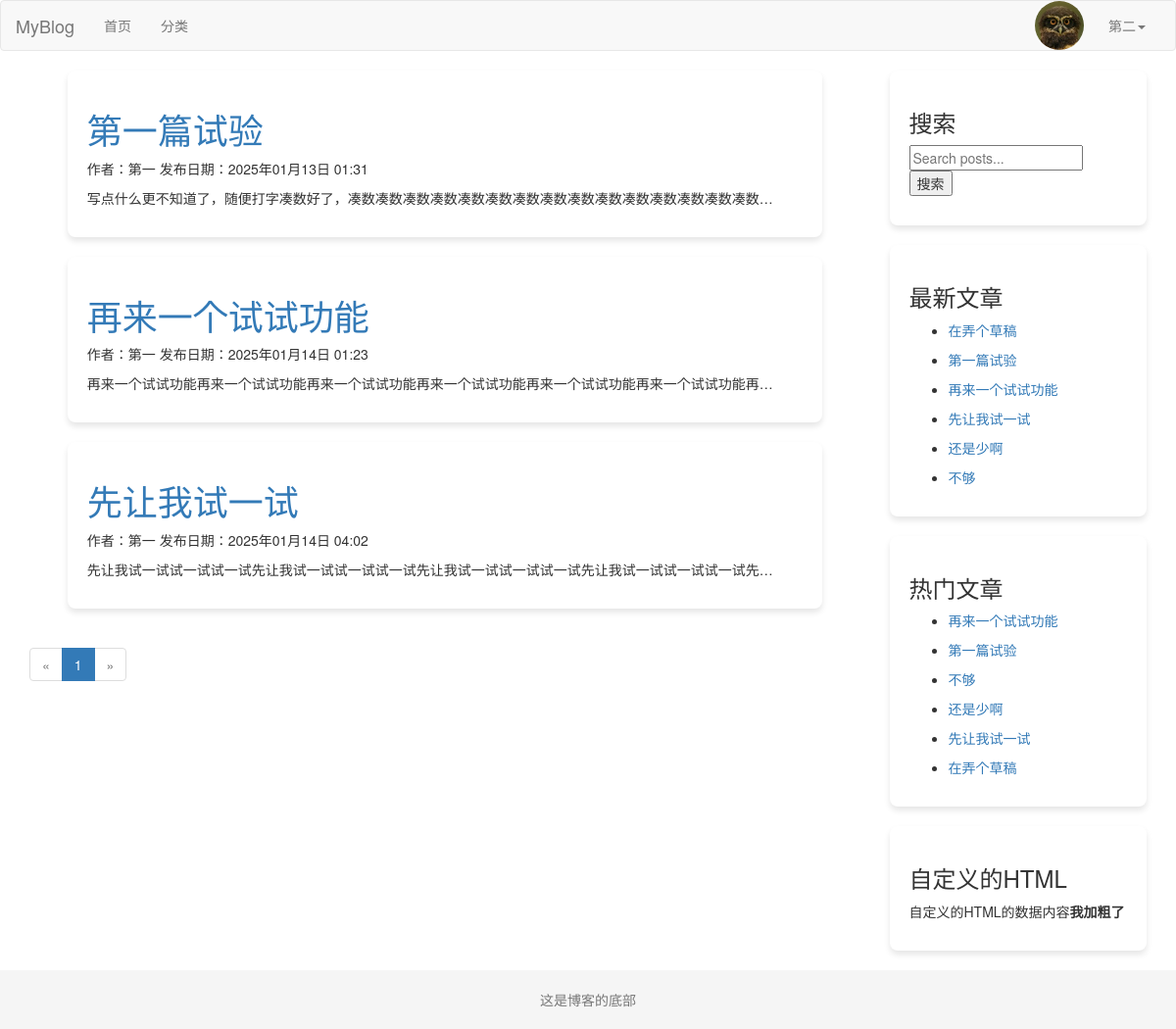
Page / (signed in) on the earlier database version.
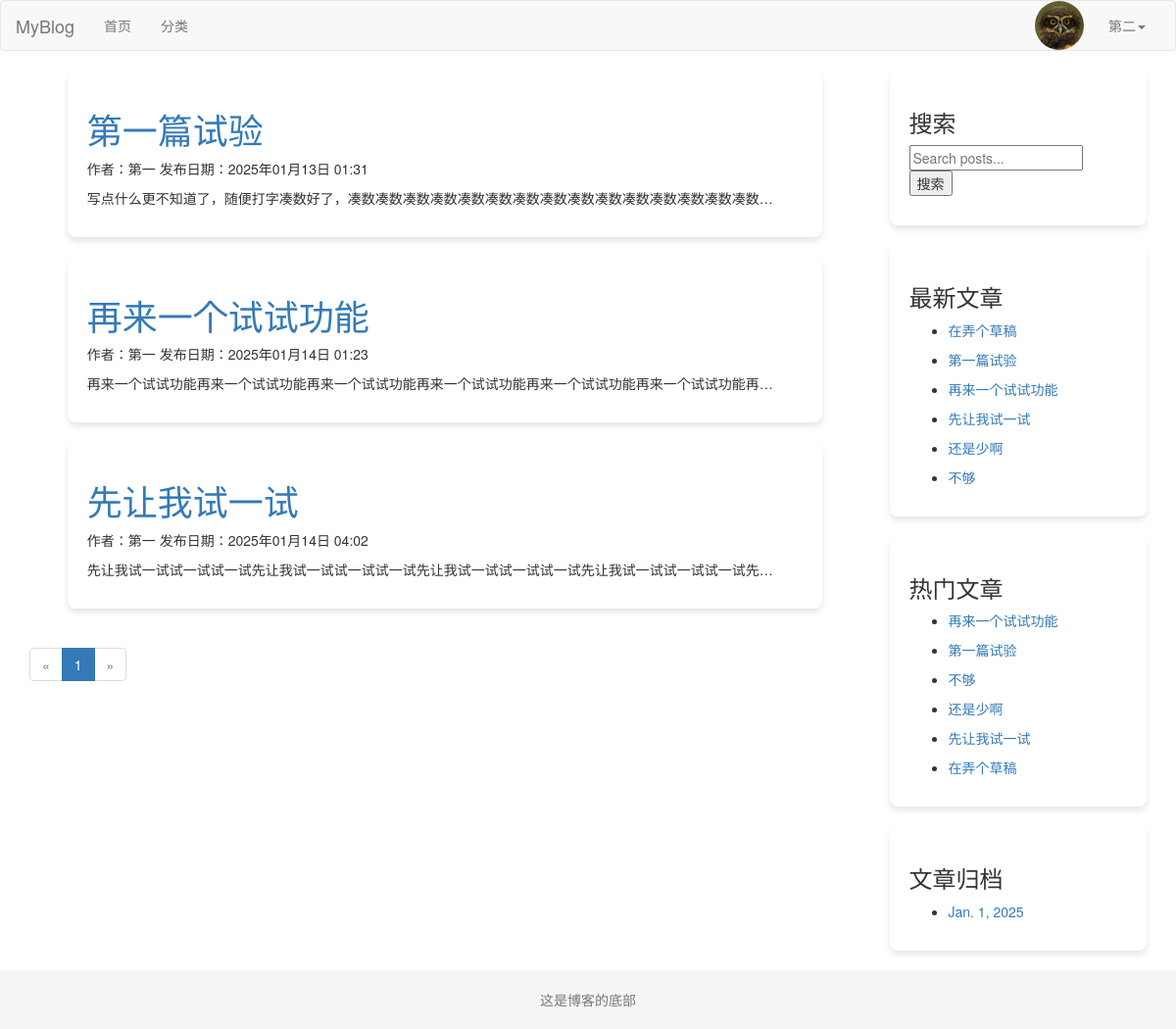
Same page on the later database version.
### blog/models.py (models this page shows, shortened)
class Post(models.Model):
    DRAFT = 'draft'
    PUBLISHED = 'published'
    STATUS_CHOICES = [
        (DRAFT, '草稿'),
        (PUBLISHED, '已发布'),
    ]
    title = models.CharField(max_length=61, verbose_name="文章标题")
    desc = models.TextField(max_length=200, blank=True, default="", verbose_name="文章描述")
    category = models.ForeignKey(Category, on_delete=models.CASCADE, verbose_name="分类")
    content = models.TextField(verbose_name="文章详情")
    tags = models.ForeignKey(Tag, on_delete=models.CASCADE, verbose_name="文章标签")
    owner = models.ForeignKey(User, on_delete=models.CASCADE, verbose_name="作者")
    is_hot=models.BooleanField(default=False, verbose_name='是否热门')
    pv=models.IntegerField(default=0,verbose_name='浏览量')
    add_date = models.DateTimeField(auto_now_add=True, verbose_name="添加时间")
    pub_date = models.DateTimeField(auto_now=True, verbose_name="修改时间")
    status = models.CharField(max_length=10, choices=STATUS_CHOICES, default=DRAFT, verbose_name="状态")
    class Meta:
        verbose_name = "文章"
        verbose_name_plural = verbose_name

class Sidebar(models.Model):
    STATUS = (
        (1,'隐藏'),
        (2,'展示')
    )
    DISPLAY_TYPE = (
        (1,'搜索'),
        (2,'最新文章'),
        (3,'最热文章'),
        (4,'最近评论'),
        (5,'文章归档'),
        (6,'HTML')
    )
    title = models.CharField(max_length=50,verbose_name='模块名称')
    display_type = models.PositiveIntegerField(default=1,choices=DISPLAY_TYPE,verbose_name="展示类型")
    content = models.CharField(max_length=500,blank=True,default='',verbose_name="内容", help_text='如果设置的不是HTML类型，可为空')
    sort = models.PositiveIntegerField(default=1,verbose_name='排序',help_text='序号越大越靠前')
    status = models.PositiveIntegerField(default=2,choices=STATUS,verbose_name='状态')
    add_date = models.DateTimeField(auto_now_add=True,verbose_name="创建时间")
    class Meta:
        verbose_name="侧边栏"
        verbose_name_plural = verbose_name
        ordering = ['-sort']
    @classmethod
    def get_sidebar(cls):
        return cls.objects.filter(status=2)
    @property
    def get_content(self):
        if self.display_type == 1:
            context = {
            }
            return render_to_string('search.html', context=context)
        elif self.display_type == 2:
            context = {
            }
            return render_to_string('new_post.html', context=context)
        elif self.display_type == 3:
            context = {
            }
            return render_to_string('hot_post.html', context=context)
        elif self.display_type == 4:
            context = {
            }
            return render_to_string('comment.html', context=context)
        elif self.display_type == 5:
            context = {
            }
            return render_to_string('archives.html', context=context)
        elif self.display_type == 6:
            return self.content

### blog/views.py (the view)
# urls.py: path('', views.index, name='index'),
def index(request):
    post_list = Post.objects.filter(status=Post.PUBLISHED)
    paginator = Paginator(post_list, 5)  # 每页 5 篇文章
    page = request.GET.get('page')  # 获取当前页码
    try:
        posts = paginator.page(page)
    except PageNotAnInteger:
        posts = paginator.page(1)  # 如果页码不是整数，返回第一页
    except EmptyPage:
        posts = paginator.page(paginator.num_pages)  # 如果超出页码范围，返回最后一页
    context = {'post_list': posts}
    return render(request, 'index.html', context)

### blog/templatetags/category.py (called while the page is built)
@register.simple_tag
def get_sidebar_list():
    return Sidebar.get_sidebar()

@register.simple_tag
def get_new_post():
    return Post.objects.order_by('-pub_date')[:8]

@register.simple_tag
def get_hot_pv_post():
    return Post.objects.order_by('-pv')[:8]

@register.simple_tag
def get_archives():
    return Post.objects.dates('add_date', 'month', order='DESC')[:8]

### blog/templates/index.html (shortened to what this page needs)
{% extends 'base.html' %}
{% load static %}
{% load category %}
{% block css %}
    <link rel="stylesheet" href="{% static 'css/blog.css' %}">
{% endblock %}
{% block content_left %}
    <section class="section">
        <div class="container blog-container">
            {% for post in post_list %}
                <div class="box blog-box">
                    <h1 class="title"><a href="{% url 'blog:post_detail' post.id %}">{{ post.title }}</a></h1>
                    <p class="subtitle">
                        作者：{{ post.owner.username }} 发布日期：{{ post.add_date|date:"Y年m月d日 H:i" }}
                    </p>
                    <p>{{ post.content|truncatechars:50 }}</p>
                </div>
            {% endfor %}
        </div>
        <nav aria-label="Page navigation">
            <ul class="pagination">
                {% if post_list.has_previous %}
                    <li>
                        <a href="?page={{ post_list.previous_page_number }}" aria-label="Previous">
                            <span aria-hidden="true">«</span>
                        </a>
                    </li>
                {% else %}
                    <li class="disabled">
                        <span aria-hidden="true">«</span>
                    </li>
                {% endif %}
                {% for num in post_list.paginator.page_range %}
                    {% if post_list.number == num %}
                        <li class="active">
                            <span>{{ num }} <span class="sr-only">(current)</span></span>
                        </li>
                    {% else %}
                        <li>
                            <a href="?page={{ num }}">{{ num }}</a>
                        </li>
                    {% endif %}
                {% endfor %}
                {% if post_list.has_next %}
                    <li>
                        <a href="?page={{ post_list.next_page_number }}" aria-label="Next">
                            <span aria-hidden="true">»</span>
                        </a>
                    </li>
                {% else %}
                    <li class="disabled">
                        <span aria-hidden="true">»</span>
                    </li>
                {% endif %}
            </ul>
        </nav>
    </section>
{% endblock %}
{% block footer %}
    <footer class="footer">
        <div class="content has-text-centered">
            <p>这是博客的底部</p>
        </div>
    </footer>
{% endblock %}

### blog/templates/base.html (shortened to what this page needs)
{% load static %}
{% load category %}
<!DOCTYPE html>
<html lang="en">
<head>
    <link rel="stylesheet" href="{% static 'plugin/bootstrap/css/bootstrap.css' %}">
    <link rel="stylesheet" href="{% static 'plugin/font-awesome/css/font-awesome.min.css' %}">
    <link rel="stylesheet" href="{% static 'css/blog.css' %}">
    {% block css %}{% endblock %}
</head>
<body>
<nav class="navbar navbar-default">
    <div class="container-fluid">
        <div class="navbar-header">
            <a class="navbar-brand" href="#">MyBlog</a>
        </div>
        <div class="collapse navbar-collapse" id="bs-example-navbar-collapse-1">
            <ul class="nav navbar-nav">
                <li><a href="{% url 'blog:index' %}">首页<span class="sr-only">(current)</span></a></li>
                <li><a href="{% url 'blog:category_list' %}">分类</a></li>
            </ul>
            <ul class="nav navbar-nav navbar-right">
                {% if request.user.is_authenticated %}
                    <li class="user-avatar">
                        <img src="{{ request.user.userprofile.image.url }}" alt="User Avatar" class="avatar-img">
                    </li>
                    <li class="dropdown">
                        <a href="#" class="dropdown-toggle" data-toggle="dropdown" role="button" aria-haspopup="true"
                           aria-expanded="false">
                            {{ request.user.username }}<span class="caret"></span>
                        </a>
                    </li>
                {% else %}
                    <li><a href="{% url 'users:login' %}">登录</a></li>
                    <li><a href="{% url 'users:register' %}" target="_blank">注册</a></li>
                {% endif %}
            </ul>
        </div>
    </div>
</nav>
{% block content %}
    <div class="container content-container">
        <div class="row">
            <div class="col-md-9 content-left">
                {% block content_left %}
                {% endblock %}
            </div>
            <div class="col-md-3 content-right">
                {% block content_right %}
                    {% get_sidebar_list as sidebar_list %}
                    {% for sidebar in sidebar_list %}
                        <div class="blog-box">
                            <h3>{{ sidebar.title }}</h3>
                            <p>{{ sidebar.get_content|safe }}</p>
                        </div>
                    {% endfor %}
                {% endblock %}
            </div>
        </div>
    </div>
{% endblock %}
{% block footer %}{% endblock %}
</body>
</html>

### blog/templates/search.html
<form method="GET" action="{% url 'blog:search' %}" class="search-form">
    <input
            type="text"
            name="keywords"
            placeholder="Search posts..."
            value="{{ request.GET.keywords|default_if_none:'' }}"
            class="search-input"
    >
    <button type="submit" class="search-button">搜索</button>
</form>

### blog/templates/new_post.html
{% load category %}
{% get_new_post as post_list %}
{% for post in post_list %}
    <ul>
    <li><a href="{% url 'blog:post_detail' post.id %}">{{ post.title }}</a> </li>
    </ul>
{% endfor %}

### blog/templates/hot_post.html
{% load category %}
{% get_hot_pv_post as post_list %}
{% for post in post_list %}
    <ul>
    <li><a href="{% url 'blog:post_detail' post.id %}">{{ post.title }}</a> </li>
    </ul>
{% endfor %}

### blog/templates/archives.html
{% load category %}
{% get_archives as archives_list %}
{% for archive in archives_list %}
    <ul>
    <li><a href="{% url 'blog:archives' archive.year archive.month %}">{{ archive }}</a> </li>
    </ul>
{% endfor %}

Differences in the rows shown:
removed Sidebar: title "自定义的HTML", get_content "自定义的HTML的数据内容 我加粗了"
added Sidebar: title "文章归档", archives_list "Jan. 1, 2025"
